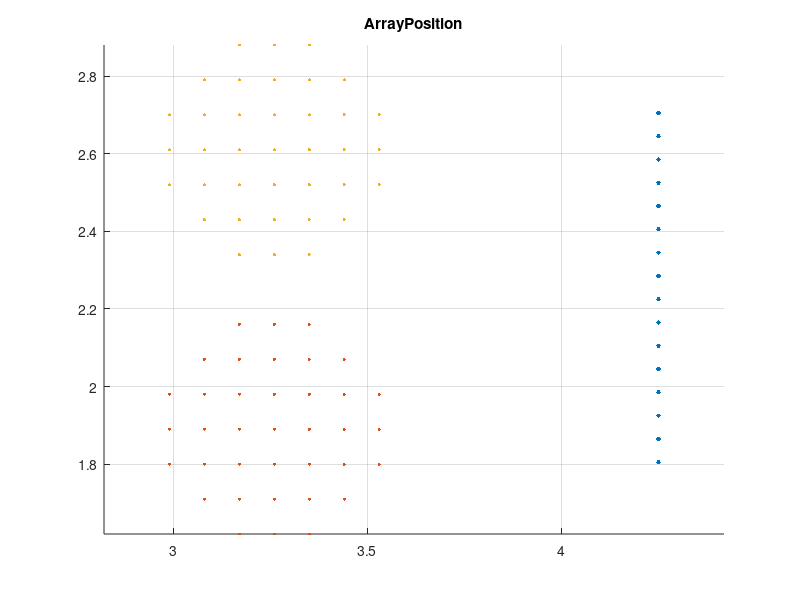
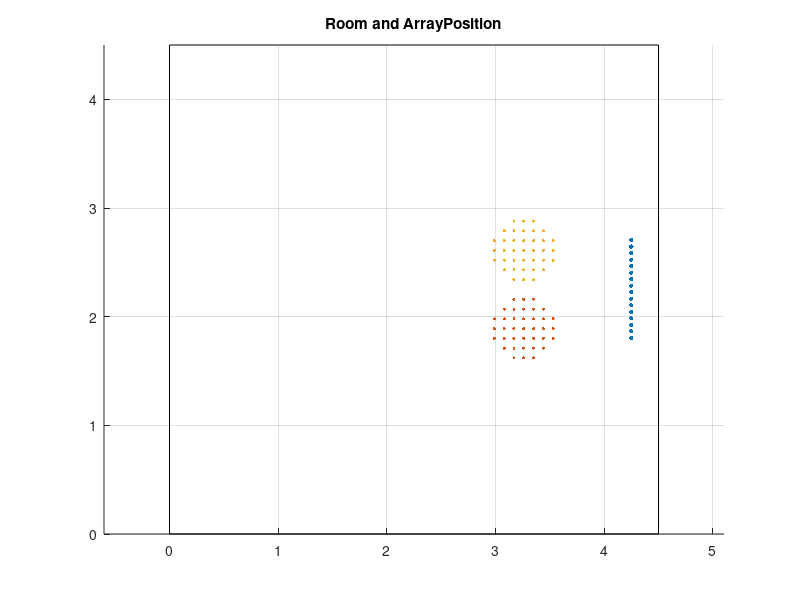

These figures' MATLAB source, in order: (Note: this script raises an error after producing the figures.)
%% add Gau data
close all;clear;clc

%% Array Setup
load("array.mat");
% room
L = [4.5, 4.5, 2.2]; 
% LoundspeakerPosition
s = array.s;
% s = array.s;
% MicrophonePosition
bCtrPtsPositions = array.bCtrPtsPositions; % Bright
dCtrPtsPositions = array.dCtrPtsPositions; % Dark

% Position grapha
figure(1)
scatter(s(:, 1), s(:, 2), 10, 'filled');
hold on;
scatter(bCtrPtsPositions(:, 1), bCtrPtsPositions(:, 2), 5, 'filled');
hold on;
scatter(dCtrPtsPositions(:, 1), dCtrPtsPositions(:, 2), 5, 'filled');
hold off;
title('ArrayPosition');
grid on;
axis equal;

%% FFT set 
c = 343;
fs = 48000;
fsResampled = fs/3;
beta = 0.3; % RT
nDFT = 3200; % n, DFT
n = 2967*3; % rir length in Time domain
LVirtualSource = 8;

%% Room and ArrayPosition(Place the array in the room)

figure(2)
scatter(s(:, 1), s(:, 2), 10, 'filled');
hold on;
scatter(bCtrPtsPositions(:, 1), bCtrPtsPositions(:, 2), 5, 'filled');
hold on;
scatter(dCtrPtsPositions(:, 1), dCtrPtsPositions(:, 2), 5, 'filled');
hold on;
rectangle('Position',[0 0 L(1) L(2)]);
hold off;
title('Room and ArrayPosition');
grid on;
axis equal;
%% generate desired rir matrix, only Reserved direct path, Resampled, and FFT
directPath = zeros(1, size(bCtrPtsPositions, 1));
HB = [];
RIR = [];
method = 1;
for T = 1:size(bCtrPtsPositions, 1)
    distance = norm(bCtrPtsPositions(T, 1:2) - s(LVirtualSource, 1:2));
    directPath(T) = ceil(distance/c * fsResampled);
end
for T = 1:size(bCtrPtsPositions, 1)
    rir = rir_generator(c, fs, bCtrPtsPositions(T, :), s(LVirtualSource, :), L, beta, n);
    [HB(T, :), f,  ~] = resampled_fft(rir, nDFT, fsResampled, fs, method, directPath(T)); 
end
ATF.irDesired.HB = HB;
HB = zeros(size(bCtrPtsPositions, 1), size(s, 1), nDFT/2 +1);
HD = HB;


%%  add gau
% Dark
method = 1;
DisturbanceTimesTh = 50;
snrPre = 15:(25-15)/(DisturbanceTimesTh-1):25;
rowrank = randperm(size(snrPre, 2)); 
snr = snrPre(1, rowrank);

% snr = (25-15).*rand(1, 50) + 15;

HD = zeros(size(bCtrPtsPositions, 1), size(s, 1), 1601, DisturbanceTimesTh);
for i = 1:DisturbanceTimesTh
    for T = 1:size(dCtrPtsPositions, 1)
        for TT = 1:size(s, 1)
            rir = rir_generator(c, fs, dCtrPtsPositions(T, :), s(TT, :), L, beta, n);
            rir = awgn(rir, snr(i),'measured');
            [a, f, ~] = resampled_fft(rir, nDFT, fsResampled, fs, method);
            HD(T, TT, :, i) = a;
        end                           
    end
end
ATF.irMeasured.HD = HD;
% Bright
HB = zeros(size(bCtrPtsPositions, 1), size(s, 1), 1601, DisturbanceTimesTh);
for i = 1:DisturbanceTimesTh
    for T = 1:size(bCtrPtsPositions, 1)
        for TT = 1:size(s, 1)
            rir = rir_generator(c, fs, bCtrPtsPositions(T, :), s(TT, :), L, beta, n);
            rir = awgn(rir, snr(i),'measured');
            [a, f, ~] = resampled_fft(rir, nDFT, fsResampled, fs, method);
            HB(T, TT, :, i) = a;
        end                           
    end
end
ATF.irMeasured.HB = HB;
save ATFRandnAddGau.mat ATF;

